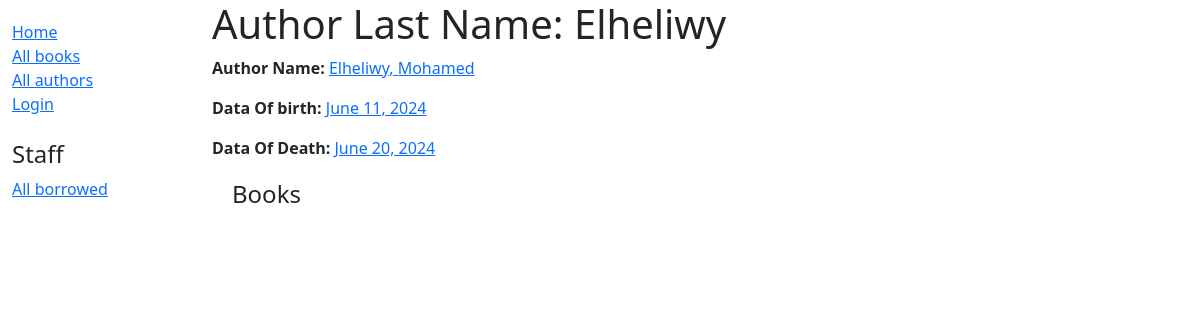
/catalog/author/2, run on the app's committed database.
### catalog/models.py (models this page shows, shortened)
class Author(models.Model):
    first_name=models.CharField(max_length=100)
    last_name=models.CharField(max_length=100)
    date_of_birth=models.DateField(null=True,blank=True)
    date_of_death=models.DateField(null=True,blank=True,default='Died')
    class Meta:
        ordering=['last_name','first_name']

### catalog/views.py (the view)
# urls.py: path('author/<int:pk>',views.AuthorDetailView.as_view(),name='author-detail'),
class AuthorDetailView(generic.DetailView):
    model=Author
    template_name='catalog/author_detail.html'

### catalog/templates/catalog/author_detail.html
{% extends "base_generic.html" %}
{% block content %}
 <h1>Author Last Name: {{author.last_name}}</h1>
 <p><strong>Author Name: </strong> <a href="{% url 'author-detail' author.pk %}">{{author.last_name}}, {{author.first_name}}</a></p>
 <p><strong>Data Of birth: </strong> <a href="">{{author.date_of_birth}}</a></p>
 <p><strong>Data Of Death: </strong> <a href="">{{author.date_of_death}}</a></p>
 <div style=' margin-left: 20px ; margin-top: 20px;'>
     <h4>Books</h4>
 </div>
{% endblock %}

### data on the page
Author: last_name "Elheliwy", first_name "Mohamed", date_of_birth "June 11, 2024", date_of_death "June 20, 2024"
